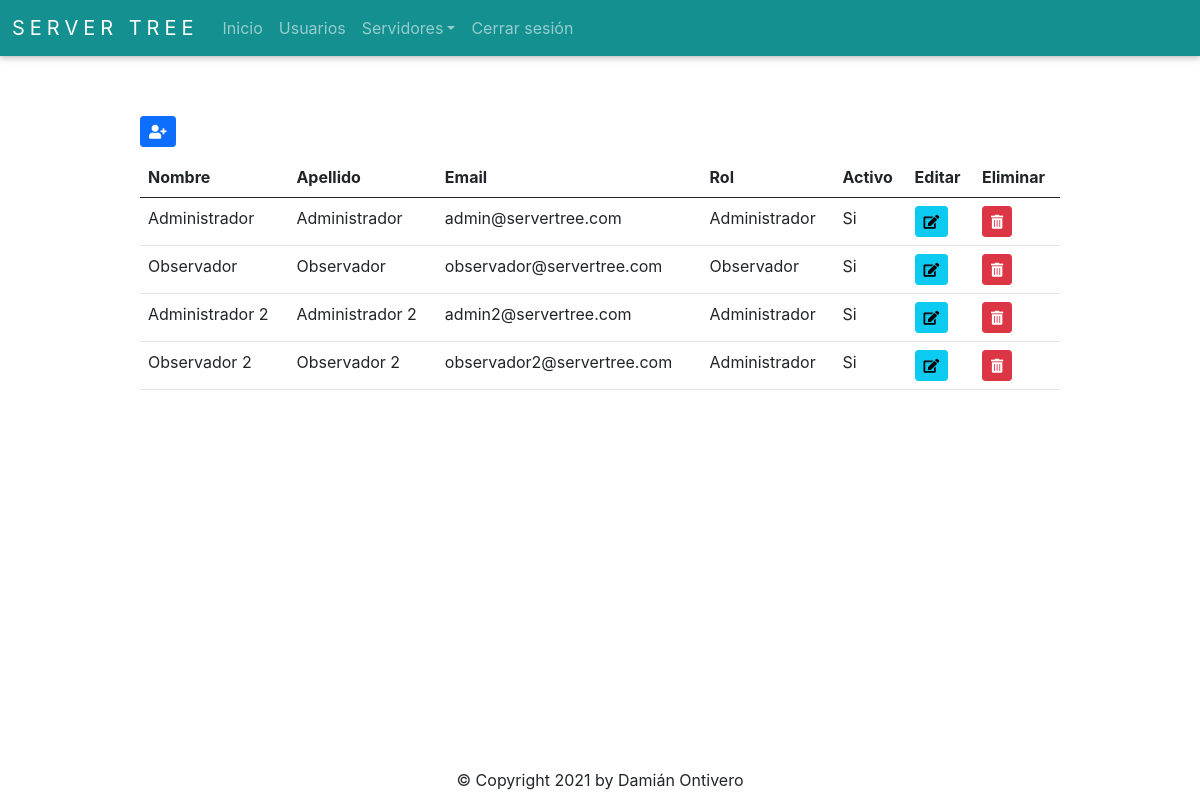
/auth/get_user_all (signed in), run on an earlier commit of the app's database.
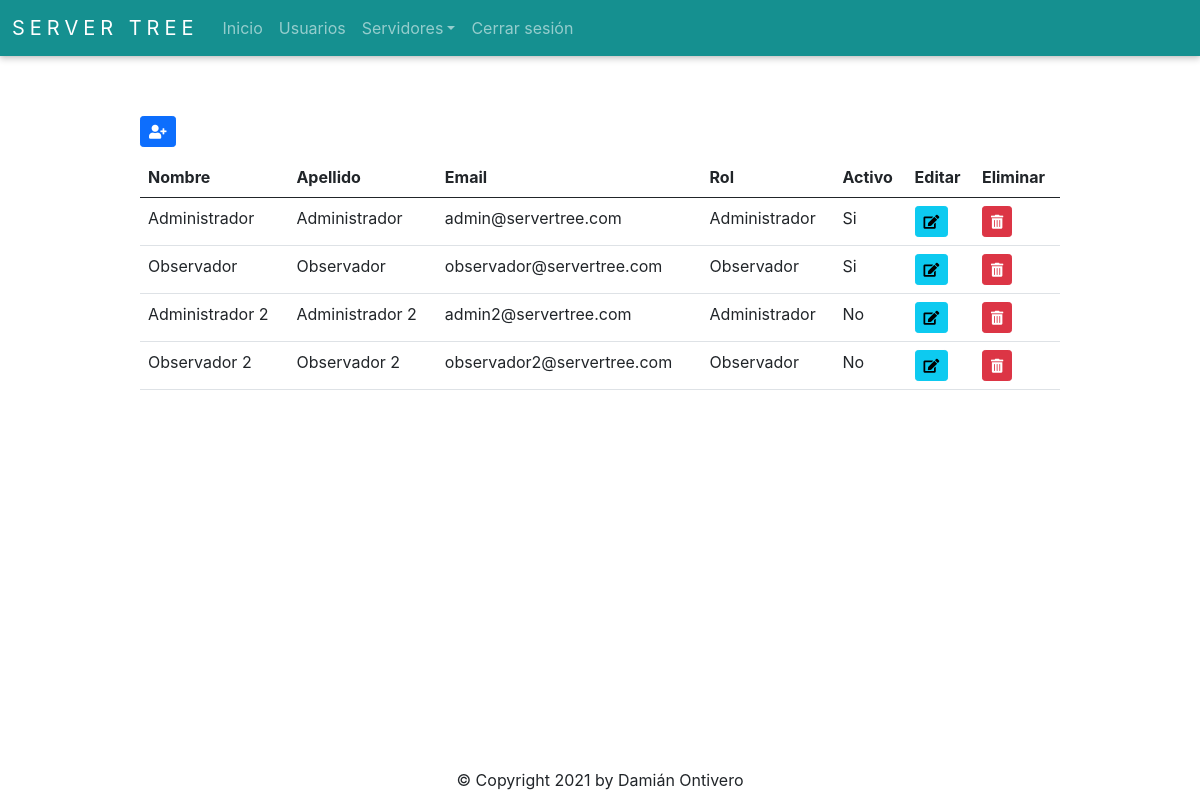
And on a later commit of the database.
### app/auth/models.py (models this page shows, shortened)
class User(db.Model, UserMixin):
    __tablename__ = 'Users'
    id = db.Column(db.Integer, autoincrement=True, primary_key=True)
    firstname = db.Column(db.String(128), nullable=False)
    lastname = db.Column(db.String(128), nullable=False)
    email = db.Column(db.String(256), unique=True, nullable=False)
    password = db.Column(db.String(256), nullable=False)
    role_id = db.Column(db.Integer, db.ForeignKey('Roles.id'), nullable=False)
    is_active = db.Column(db.Boolean, default=True)
    @staticmethod
    def get_by_id(id):
        return User.query.get(id)

class Role(db.Model):
    __tablename__ = 'Roles'
    id = db.Column(db.Integer, autoincrement=True, primary_key=True, default=1)
    role = db.Column(db.String(30), unique=True, nullable=False)
    @staticmethod
    def get_all():
        return Role.query.all()

### app/auth/routes.py (the view)
@auth_bp.route('/get_user_all', methods=['GET', 'POST'])
@login_required
def get_user_all():
    data = db.session.query(User, Role).join(Role).all()
    form = UserForm()
    return render_template('user.html', data=data, form=form)

### app/auth/routes.py (called while the page is built)
@login_manager.user_loader
def load_user(user_id):
    return User.get_by_id(int(user_id))

### app/auth/templates/user.html (shortened to what this page needs)
{% extends 'base.html' %}
{% import 'bootstrap/wtf.html' as wtf %}
{% block content %}
<div class="buttons">
  {% if current_user.role_id == 1 %}
    <button type="button" id="addButton" class="btn btn-primary btn-sm" data-bs-toggle="modal" data-bs-target="#userModal"><i class="fas fa-user-plus"></i></button>
  {% else %}
    <button disabled type="button" id="addButton" class="btn btn-primary btn-sm" data-bs-toggle="modal" data-bs-target="#userModal"><i class="fas fa-user-plus"></i></button>
  {% endif %}
</div>
<table class="table table-hover">
  <thead>
    <tr>
      <th>Nombre</th>
      <th>Apellido</th>
      <th>Email</th>
      <th>Rol</th>
      <th>Activo</th>
      <th>Editar</th>
      <th>Eliminar</th>
    </tr>
  </thead>
  <tbody>
    {% for user, role in data %}
      <tr>
        <td>{{ user.firstname }}</td>
        <td>{{ user.lastname }}</td>
        <td>{{ user.email }}</td>
        <td>{{ role.role }}</td>
        <td>
          {% if user.is_active == 0 %}
            No
          {% elif user.is_active == 1  %}
            Si
          {% endif %}
        </td>
        {% if current_user.role_id == 1 %}
          <td>
            <button type="button" class="btn btn-info btn-sm" id="editButton" data-id={{ user.id }} data-bs-toggle="modal" data-bs-target="#userModal"><i class="fas fa-edit"></i></button>
          </td>
          <td>
            <button type="button" class="btn btn-danger btn-sm" id="deleteButton" data-id={{ user.id }} data-bs-toggle="modal" data-bs-target="#deleteUserModal"><i class="fas fa-trash-alt"></i></button>
          </td>
        {% endif %}
      </tr>
    {% endfor %}
  </tbody>
</table>
{% endblock %}

### app/templates/base.html (shortened to what this page needs)
<!doctype html>
<html>
<head>
  <link rel="stylesheet" href="{{ url_for('static', filename='style.css') }}">
  <link rel="stylesheet" href="https://cdn.jsdelivr.net/npm/bootstrap@5.0.0/dist/css/bootstrap.min.css">
  <link rel="stylesheet" href="https://use.fontawesome.com/releases/v5.6.3/css/all.css">
</head>
<body>
  <nav class="navbar navbar-expand-lg navbar-dark">
      <div class="container-fluid">
        <a class="navbar-brand" href="{{ url_for('index.index') }}">Server Tree</a>
        <div class="collapse navbar-collapse" id="navbarSupportedContent">
          <ul class="navbar-nav me-auto mb-2 mb-lg-0">
              <li class="nav-item">
                <a class="nav-link" href="{{ url_for('index.index') }}">Inicio</a>
              </li>
              <li class="nav-item">
                <a class="nav-link" href="{{ url_for('auth.get_user_all') }}">Usuarios</a>
              </li>
              <li class="nav-item dropdown">
                  <a class="nav-link dropdown-toggle" href="#" id="navbarDropdown" role="button" data-bs-toggle="dropdown" aria-expanded="false">Servidores</a>
              </li>
              <li class="nav-item">
                <a class="nav-link" href="{{ url_for('auth.logout') }}">Cerrar sesión</a>
              </li>
          </ul>
        </div>
      </div>
  </nav>
  <div class="container-base">
    {% block content %}{% endblock %}
  </div>
  <div class="footer">
    &copy; Copyright 2021 by Damián Ontivero
  </div>
</body>
</html>

### app/static/style.css (style rules this page uses)
* { text-decoration: none; font-family: -apple-system, BlinkMacSystemFont, 'Segoe UI', Roboto, Oxygen, Ubuntu, Cantarell, 'Open Sans', 'Helvetica Neue', sans-serif; }
html, body { margin: 0; padding: 0; width: 100%; height: 100%; position: relative; }
.navbar { background-color: #159090; box-shadow: 0 0 0.2rem rgb(0 0 0 / 10%), 0 0.2rem 0.4rem rgb(0 0 0 / 20%); }
.navbar-brand { text-transform: uppercase; letter-spacing: 5px; font-size: large; }
.footer { width: 100%; text-align: center; position: absolute; bottom: 1%; }
.container-base { width: 80%; position: relative; padding: 20px; left: 10%; top: 5%; }
.container-base .buttons { margin-bottom: 10px; }

What changed in the data, as far as the page shows it:
changed User "Administrador 2": is_active "Si" → "No"
changed User "Observador 2": role "Administrador" → "Observador"; is_active "Si" → "No"
